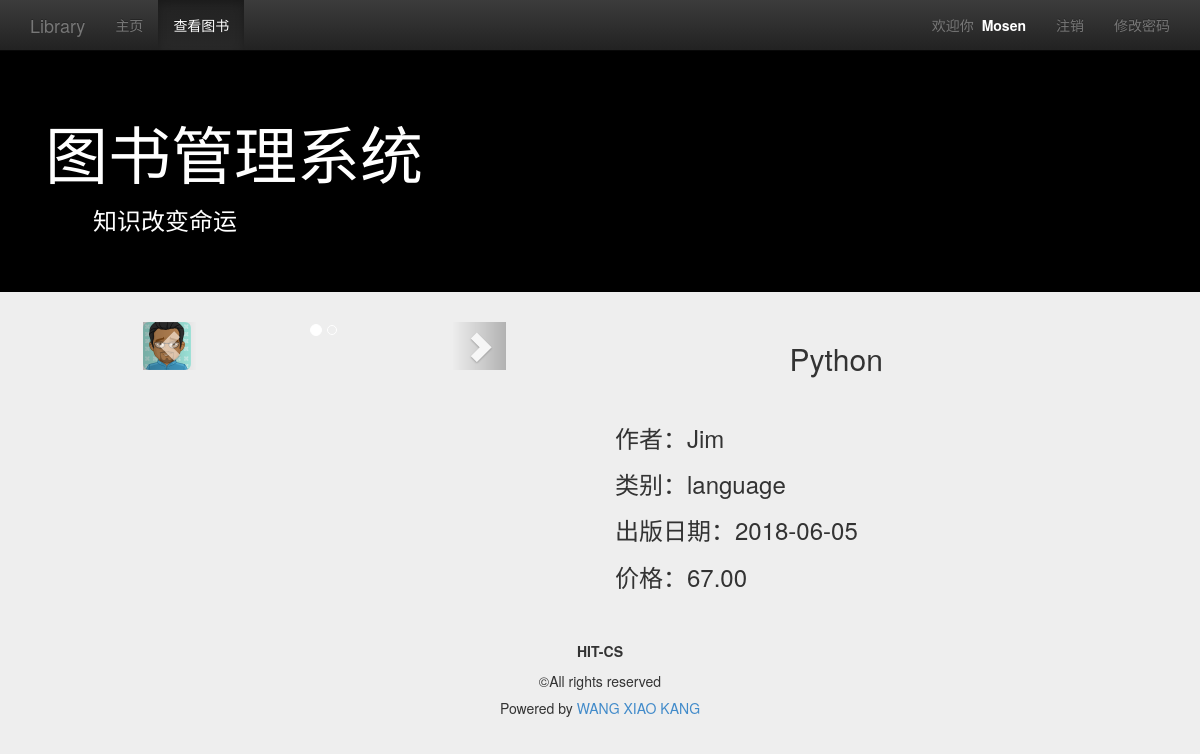
The page /LM/viewbook/detail/?id=1 (signed in) on the database its author committed.
### management/models.py (models this page shows, shortened)
class MyUser(models.Model):
    user = models.OneToOneField(User, on_delete=models.CASCADE)
    nickname = models.CharField(max_length=16)
    permission = models.IntegerField(default=1)

class Img(models.Model):
    name = models.CharField(max_length=128)
    description = models.TextField()
    img = models.ImageField(upload_to='image/%Y/%m/%d/')
    book = models.ForeignKey(Book, on_delete=models.CASCADE)
    class META:
        ordering = ['name']

class Book(models.Model):
    name = models.CharField(max_length=128)
    price = models.FloatField()
    author = models.CharField(max_length=128)
    publish_date = models.DateField()
    category = models.CharField(max_length=128)
    class META:
        ordering = ['name']

### management/views.py (the view)
# urls.py: path('viewbook/detail/',views.detail,name='detail'),
def detail(request):
    user = request.user if request.user.is_authenticated else None
    book_id = request.GET.get('id', '')
    if book_id == '':
        return HttpResponseRedirect(reverse('management:book_list'))
    book = Book.objects.get(pk=book_id)
    try:
        book = Book.objects.get(pk=book_id)
    except Book.DoesNotExist:
        return HttpResponseRedirect(reverse('management:book_list'))
    content = {
        'user': user,
        'active_menu': 'view_book',
        'book': book,
    }
    return render(request, 'management/detail.html',content)

### management/templates/management/detail.html (shortened to what this page needs)
{% extends "management/base.html" %}
{% load static %}
{% block content %}
    <div class="container">
        <div class="row">
            <div class="col-md-10 col-md-offset-1">
                <div class="col-md-5">
                    {% if book.img_set.all %}
                        <div id="carousel-generic" class="carousel slide" data-ride="carousel">
                            <ol class="carousel-indicators">
                                {% for img in book.img_set.all %}
                                    <li data-target="#carousel-generic" data-slide-to="{{ forloop.counter0 }}"
                                        {% if forloop.first %}class="active"{% endif %}></li>
                                {% endfor %}
                            </ol>
                            <div class="carousel-inner" role="listbox">
                                {% for img in book.img_set.all %}
                                    <div {% if forloop.first %}class="item active"{% else %}class="item"{% endif %}>
                                        <img class="img-rounded" src="{{MEDIA_URL}}{{img.img}}">
                                    </div>
                                {% endfor %}
                            </div>
                            <a class="left carousel-control" href="#carousel-generic" role="button" data-slide="prev">
                                <span class="glyphicon glyphicon-chevron-left"></span>
                            </a>
                            <a class="right carousel-control" href="#carousel-generic" role="button" data-slide="next">
                                <span class="glyphicon glyphicon-chevron-right"></span>
                            </a>
                        </div>
                    {% else %}
                        <p class="text-center">暂无图片</p>
                    {% endif %}
                </div>
                <div class="col-md-6 col-md-offset-1">
                    <h2 class="text-center">{{ book.name }}</h2>
                    <br>
                    <h3>作者：{{ book.author }}</h3>
                    <h3>类别：{{ book.category }}</h3>
                    <h3>出版日期：{{ book.publish_date|date:"Y-m-d" }}</h3>
                    <h3>价格：{{ book.price|floatformat:2 }}</h3>
                </div>
            </div>
        </div>
    </div>
{% endblock %}

### management/templates/management/base.html (shortened to what this page needs)
<!DOCTYPE html>
<html lang="zh-cn">
{% load static %}
<head>
    <link rel="stylesheet" type="text/css" href="{% static 'css/bootstrap.min.css' %}">
    <link rel="stylesheet" type="text/css" href="{% static 'css/bootstrap-theme.min.css' %}">
    <link rel="stylesheet" type="text/css" href="{% static 'css/base.css' %}">
</head>
<body>
<nav class="navbar navbar-inverse navbar-fixed-top" role="navigation">
    <div class="container">
        <div class="navbar-header">
            <a href="{% url 'management:homepage' %}" class="navbar-brand">Library</a>
        </div>
        <div class="collapse navbar-collapse" id="navbar-collapse-basepage">
            <ul class="nav navbar-nav">
                <li id="homepage"><a href="{% url 'management:homepage' %}">主页</a></li>
                <li id="view_book"><a href="{% url 'management:book_list' %}">查看图书</a></li>
            </ul>
            <ul class="nav navbar-nav navbar-right">
                {% if user %}
                <li><p class="navbar-text">欢迎你&nbsp;&nbsp;<span id="base_name">{{ user.myuser.nickname }}</span></p></li>
                    <li><a href="{% url 'management:logout' %}">注销</a></li>
                    <li><a href="{% url 'management:set_password' %}">修改密码</a></li>
                {% else %}
                    <li><a href="{% url 'management:signup' %}">注册</a></li>
                    <li><a href="{% url 'management:login' %}">登录</a></li>
                {% endif %}
            </ul>
        </div>
    </div>
</nav>
<header class="jumbotron subhead" id="header-base">
    <div class="container">
        <h1>图书管理系统</h1>
        <h3>&emsp;&emsp;知识改变命运</h3>
    </div>
</header>
{% block content %}
{% endblock %}
<footer class="footer" role="contentinfo">
    <hr>
    <div class="container">
        <p class="text-center"><strong>HIT-CS</strong></p>
        <p class="text-center">©All rights reserved</p>
        <h5 class="text-center"> Powered by&nbsp;<a href="http://yumendy.com/">WANG XIAO KANG</a></h5>
    </div>
</footer>
</body>
</html>

### management/static/css/base.css (style rules this page uses)
body { padding-top: 50px; background-color: #eeeeee; }
#header-base { background-color: #000; color: #fff; }
#base_name { color: #fff; font-weight: bold; }

### rows shown on the page
Img: img (placeholder picture)
Book: name "Python", author "Jim", category "language", publish_date "2018-06-05", price "67.00"

### other values the page prints
{{ user.myuser.nickname }} "Mosen"
